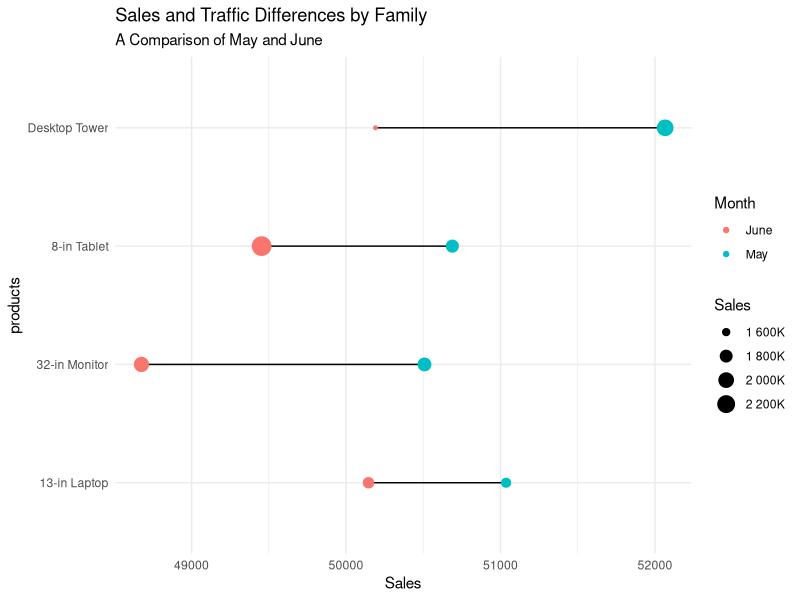

Write the R code that produced this figure.
##################################
# Cleveland Dot Plots w/ ggplot2 #
#                                #
# Adam Bushman                   #
##################################

library('ggplot2')
library('scales')
library('dplyr')

data <- data.frame(
  products = rep(c('13-in Laptop', '8-in Tablet', 'Desktop Tower', '32-in Monitor'), 2),
  month = c(rep('May', 4), rep('June', 4)),
  traffic = round(rnorm(8, 2000000, 300000), 0),
  sales = round(rnorm(8, 50000, 750), 2)
)

ggplot(data, aes(sales, products)) +
  geom_line(aes(group = products)) +
  geom_point(aes(color = month, size = traffic)) +
  ggtitle("Sales and Traffic Differences by Family", "A Comparison of May and June") +
  labs(size = "Sales", colour = "Month") +
  scale_size_continuous(labels = label_number(suffix = "K", scale = 1e-3)) +
  xlab("Sales") +
  theme_minimal()
